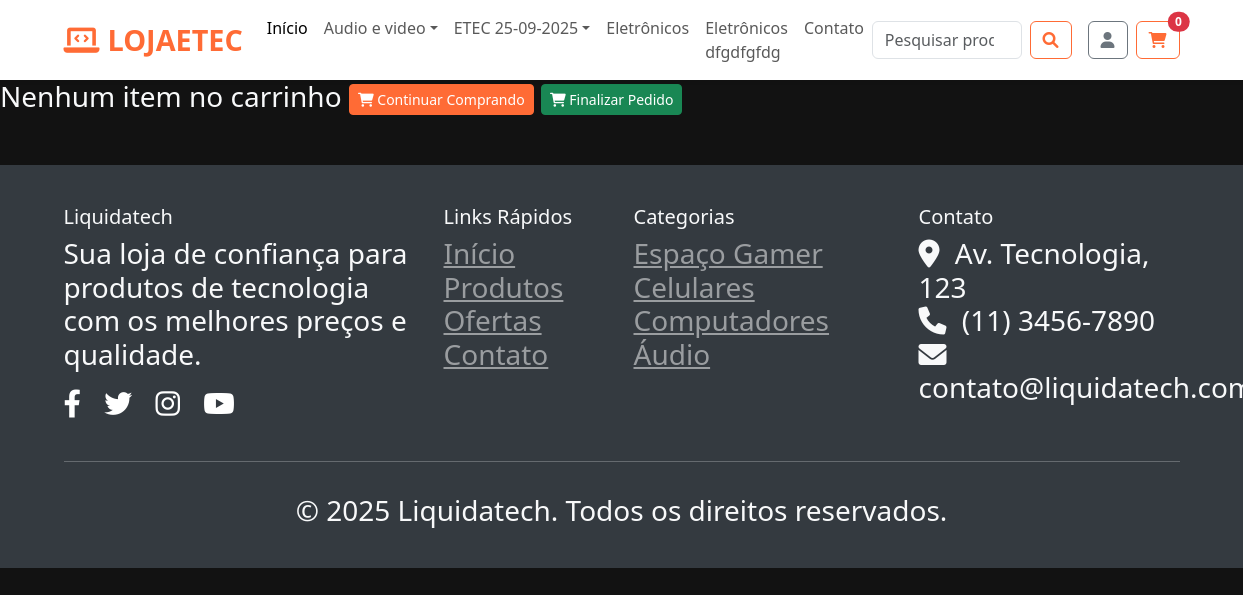
Page /index.php?page=Carrinho on the earlier database version.
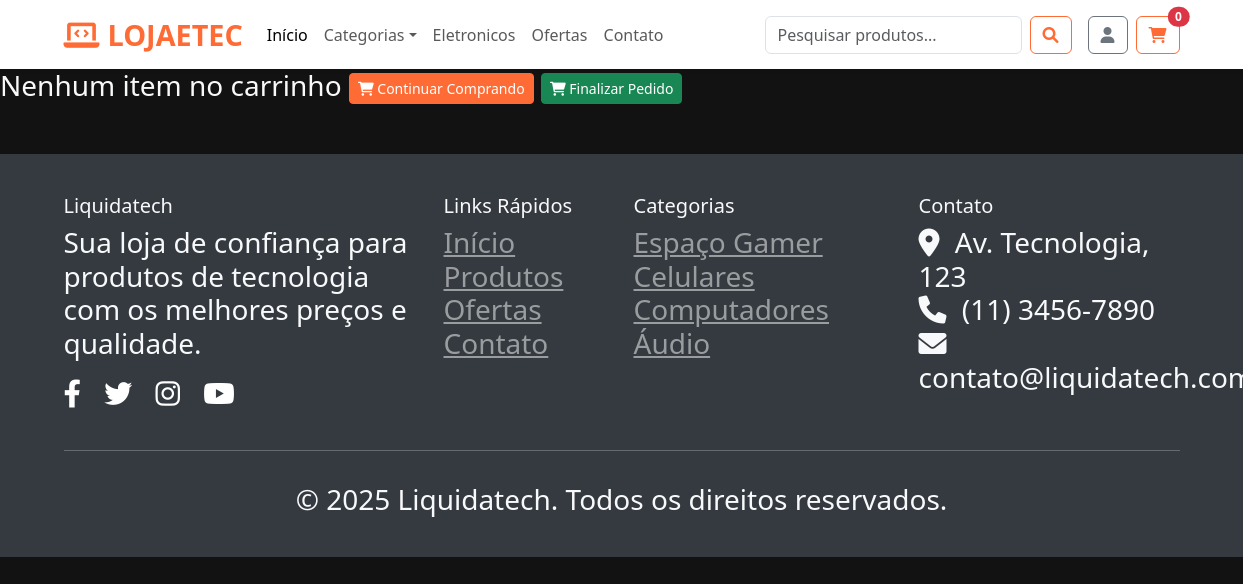
Same page on the later database version.
### tables this page shows
CREATE TABLE IF NOT EXISTS `tb_categorias` (
  `id` int NOT NULL AUTO_INCREMENT,
  `categoria` varchar(50) NOT NULL,
  PRIMARY KEY (`id`)
);

### index.php (the view, shortened to what this page needs)
<!DOCTYPE html>
<html lang="pt-br">
<head>
    <link href="https://cdn.jsdelivr.net/npm/bootstrap@5.3.0-alpha1/dist/css/bootstrap.min.css" rel="stylesheet">
    <link rel="stylesheet" href="https://cdnjs.cloudflare.com/ajax/libs/font-awesome/6.0.0/css/all.min.css">
</head>
<body>
    <nav class="navbar navbar-expand-lg navbar-light bg-white shadow-sm sticky-top">
        <div class="container">
            <a class="navbar-brand" href="#">
                <i class="fas fa-laptop-code me-2"></i>LOJAETEC
            </a>
            <div class="collapse navbar-collapse" id="navbarContent">
                <ul class="navbar-nav me-auto mb-2 mb-lg-0">
                    <li class="nav-item">
                        <a class="nav-link active" href="index.php">Início</a>
                    </li>
                    <?php
                        include("admin/includes/conexao.php");
                        $categorias = mysqli_query($conexao, "SELECT * FROM tb_categorias ORDER BY categoria ASC");
                        while ($categoria = mysqli_fetch_array($categorias)) {
                            $subcategorias = mysqli_query($conexao, "SELECT * FROM tb_subcategorias WHERE id_categoria = " . $categoria['id'] .
                            " ORDER BY subcategoria ASC");
                             if (mysqli_num_rows($subcategorias) > 0) {
                                echo '<li class="nav-item dropdown">';
                                echo '<a class="nav-link dropdown-toggle" href="#" id="navbarDropdown' . $categoria['id'] . '"
                                role="button" data-bs-toggle="dropdown" aria-expanded="false">' . $categoria['categoria'] . '</a>';
                                echo '</li>';
                            } else {
                                echo '<li class="nav-item"><a class="nav-link" href="#">' . $categoria['categoria'] . '</a></li>';
                            }
                        }
                    ?>
                    <li class="nav-item">
                        <a class="nav-link" href="?page=contato">Contato</a>
                    </li>
                </ul>
                <form class="d-flex me-3">
                    <input class="form-control me-2" type="search" placeholder="Pesquisar produtos...">
                    <button class="btn btn-outline-primary" type="submit">
                        <i class="fas fa-search"></i>
                    </button>
                </form>
                <div class="d-flex">
                    <?php
                    if (isset($_SESSION["cliente"])){
                        echo "<b class='ClienteLogado'>Olá ".$_SESSION["cliente"]["nome"] . "</b>&nbsp; <a href='sair.php'>Sair</a>";
                    }else{
                        echo '<a href="?page=CadastroLogin" class="btn btn-outline-secondary me-2">
                        <i class="fas fa-user"></i>
                    </a>';
                    }
                   ?>
                    <a href="?page=Carrinho" class="btn btn-outline-primary position-relative">
                        <i class="fas fa-shopping-cart"></i>
                        <span class="position-absolute top-0 start-100 translate-middle badge rounded-pill bg-danger">
                            <?php
                               if (isset($_SESSION["qtd_carrinho"])){
                                echo $_SESSION["qtd_carrinho"];
                               }else{
                                echo 0;
                               }
                            ?>
                        </span>
                    </a>
                </div>
            </div>
        </div>
    </nav>
     <?php
        if (isset($_GET['page'])) {
            $page = $_GET['page'];
            switch ($page) {
                case "Carrinho"        : include("carrinho.php"); break;
            }
        } else {
            include("produtos.php");
        }
     ?>
    <footer class="footer">
        <div class="container">
            <div class="row">
                <div class="col-md-4 mb-4">
                    <h5>Liquidatech</h5>
                    <p>Sua loja de confiança para produtos de tecnologia com os melhores preços e qualidade.</p>
                    <div class="social-links">
                        <a href="#" class="text-white me-3"><i class="fab fa-facebook-f"></i></a>
                        <a href="#" class="text-white me-3"><i class="fab fa-twitter"></i></a>
                        <a href="#" class="text-white me-3"><i class="fab fa-instagram"></i></a>
                        <a href="#" class="text-white"><i class="fab fa-youtube"></i></a>
                    </div>
                </div>
                <div class="col-md-2 mb-4">
                    <h5>Links Rápidos</h5>
                    <ul class="list-unstyled">
                        <li><a href="#" class="text-white-50">Início</a></li>
                        <li><a href="#" class="text-white-50">Produtos</a></li>
                        <li><a href="#" class="text-white-50">Ofertas</a></li>
                        <li><a href="contato.html" class="text-white-50">Contato</a></li>
                    </ul>
                </div>
                <div class="col-md-3 mb-4">
                    <h5>Categorias</h5>
                    <ul class="list-unstyled">
                        <li><a href="#" class="text-white-50">Espaço Gamer</a></li>
                        <li><a href="#" class="text-white-50">Celulares</a></li>
                        <li><a href="#" class="text-white-50">Computadores</a></li>
                        <li><a href="#" class="text-white-50">Áudio</a></li>
                    </ul>
                </div>
                <div class="col-md-3 mb-4">
                    <h5>Contato</h5>
                    <ul class="list-unstyled">
                        <li><i class="fas fa-map-marker-alt me-2"></i> Av. Tecnologia, 123</li>
                        <li><i class="fas fa-phone me-2"></i> (11) 3456-7890</li>
                        <li><i class="fas fa-envelope me-2"></i> contato@liquidatech.com</li>
                    </ul>
                </div>
            </div>
            <hr class="bg-light">
            <div class="text-center pt-3">
                <p class="mb-0">&copy; 2025 Liquidatech. Todos os direitos reservados.</p>
            </div>
        </div>
    </footer>
</body>
</html>

### carrinho.php (shortened to what this page needs)
<?php
     if  (!isset($_SESSION["carrinho"]) || ( count($_SESSION["carrinho"]) <= 0) ){
        echo '<h3>Nenhum item no carrinho';
     }
?>
<a class="btn btn-primary btn-sm" href="index.php">
<span class="fas fa-shopping-cart"></span> Continuar Comprando</a>
<a class="btn btn-success btn-sm" href="?page=FinalizarPedido">
<span class="fas fa-shopping-cart"></span> Finalizar Pedido</a>

### index.php (style rules this page uses)
:root { --primary-color: #ff6b35; --secondary-color: #adb5bd; --accent-color: #ff6b35; --dark-color: #121212; --light-color: #f8f9fa; --dark-gray: #343a40; --light-gray: #e9ecef; }
body { font-family: 'Segoe UI', Tahoma, Geneva, Verdana, sans-serif; background-color: var(--dark-color); color: var(--light-color); }
.navbar { background-color: var(--dark-gray); }
.navbar-brand { font-weight: bold; font-size: 1.8rem; color: var(--primary-color) !important; }
.footer { background-color: var(--dark-gray); color: var(--light-color); padding: 40px 0; margin-top: 50px; }
.btn-outline-primary { color: var(--primary-color); border-color: var(--primary-color); }
.btn-primary { background-color: var(--primary-color); border-color: var(--primary-color); }

Differences in the rows shown:
removed tb_categorias: categoria "ETEC 25-09-2025"
removed tb_categorias: categoria "Eletrônicos dfgdfgfdg"
changed tb_categorias: categoria "Eletrônicos" → "Categorias"; moves up the list
added tb_categorias: categoria "Eletronicos"
changed tb_categorias: categoria "Audio e video" → "Ofertas"
